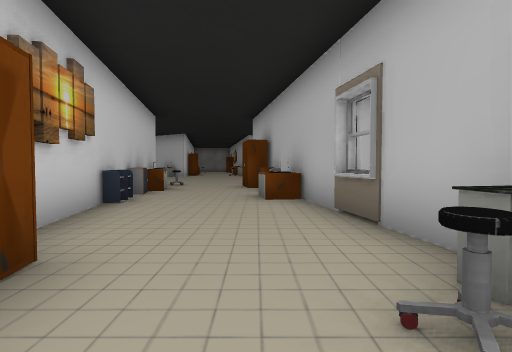
view 1 (above)

23 first-person views from a walk through a scene from a Unity 3-D project. The camera is 1.3 m above the floor, tilts 2° down and sees 80° across. The floor is counted in squares, 2 m on a side. Each view is taken from the middle of a square. On the plan, view 1 faces up. The plan holds only what a view shows up to about 10 squares ahead; the rest is blank. The place goes on beyond the plan. Some surface patterns are stand-ins.

view 2
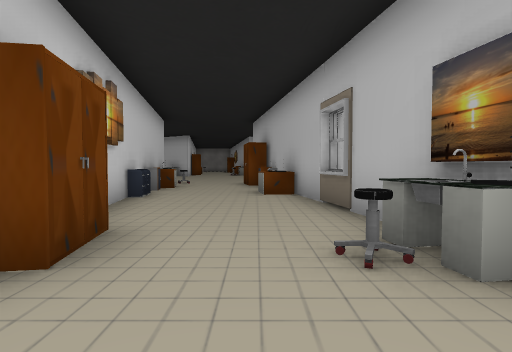

view 3
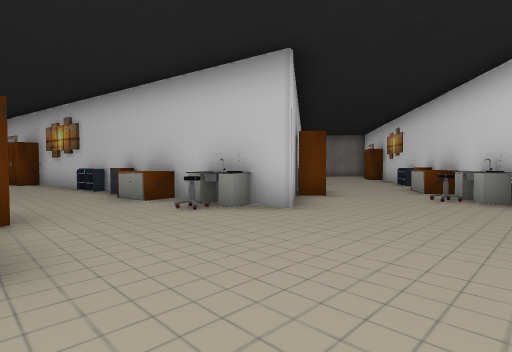

view 4
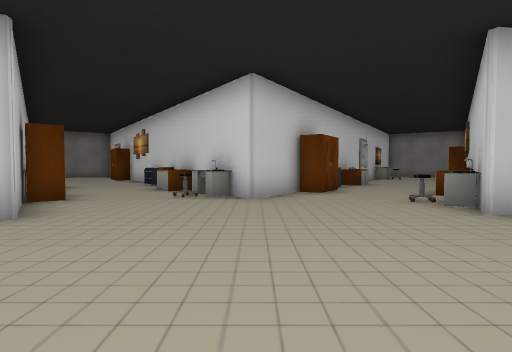

view 5
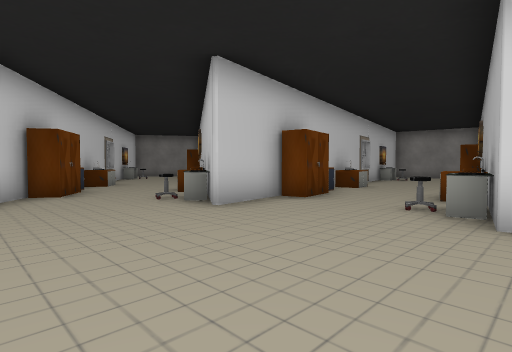

view 6
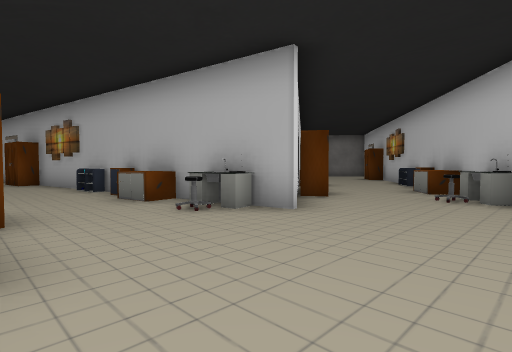

view 7
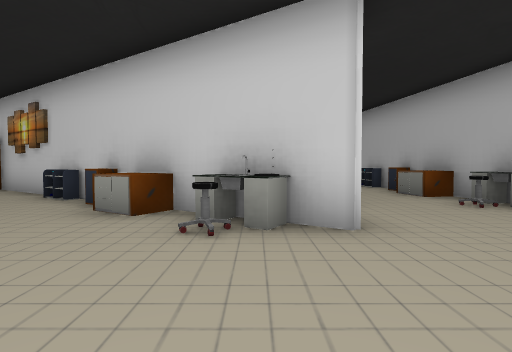

view 8
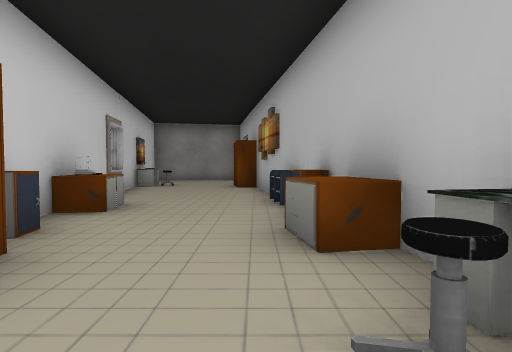

view 9
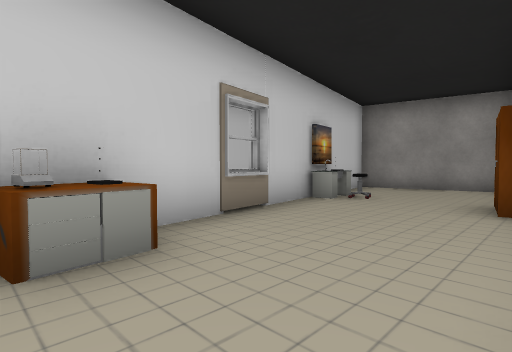

view 10
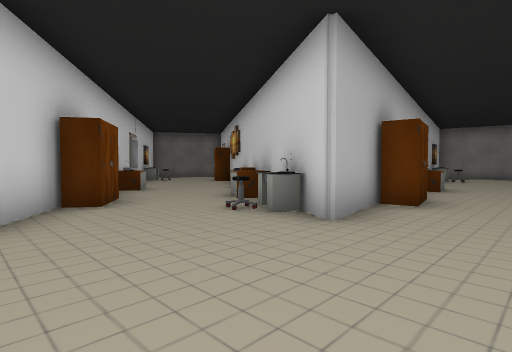

view 11
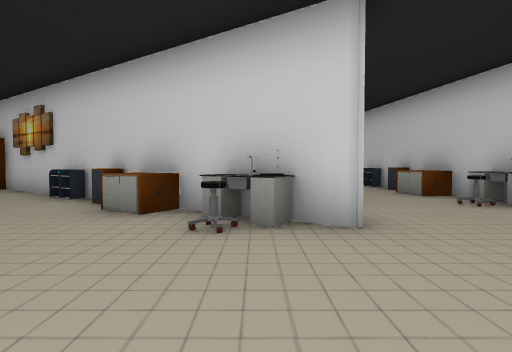

view 12
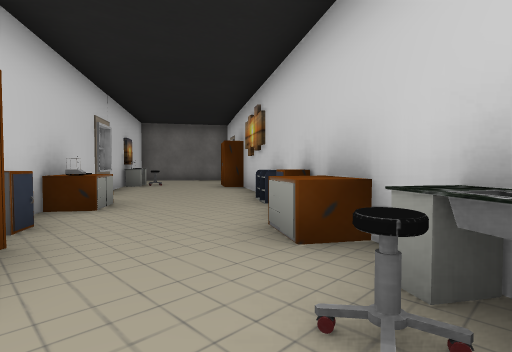

view 13
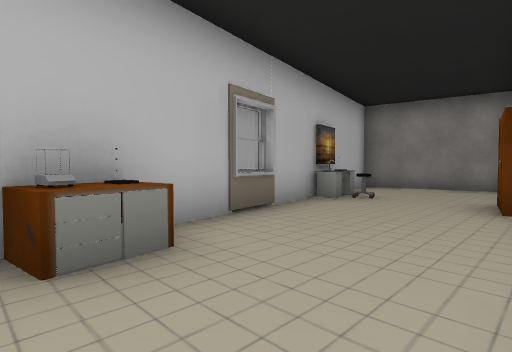

view 14
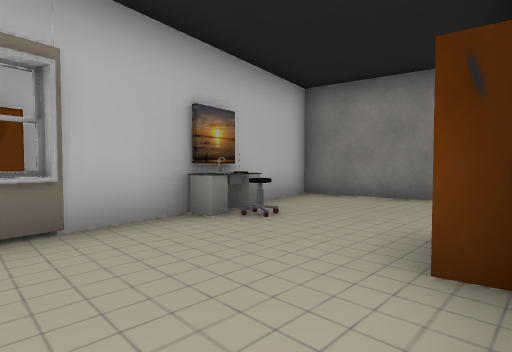

view 15
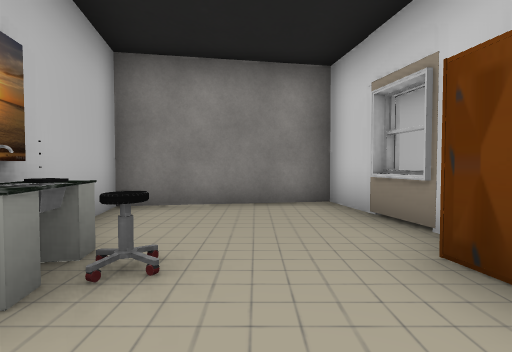

view 16
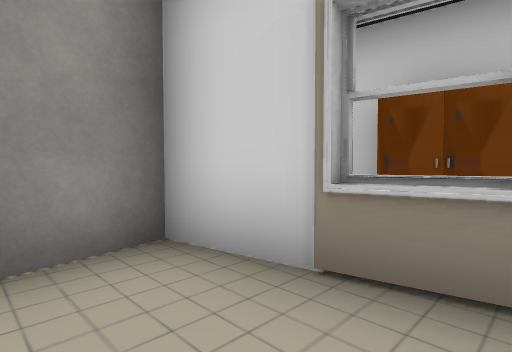

view 17
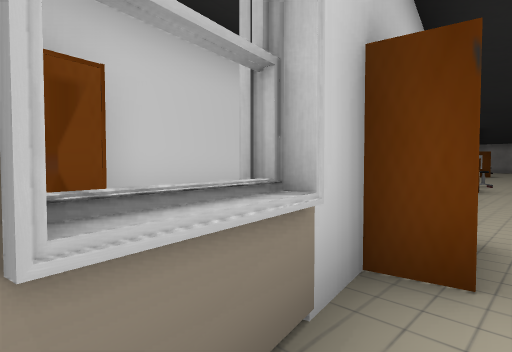

view 18
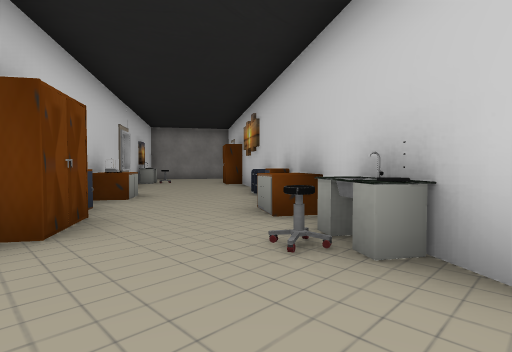

view 19
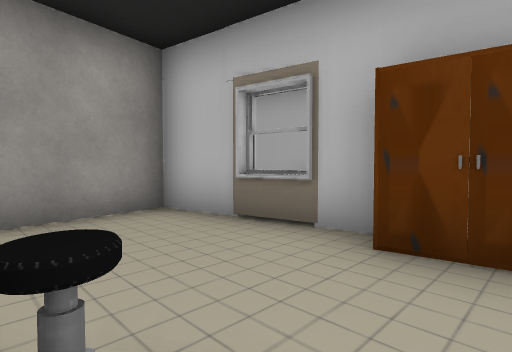

view 20
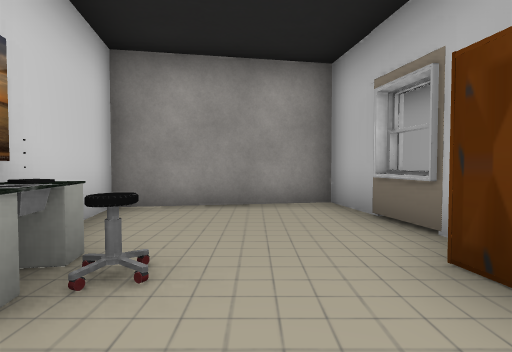

view 21
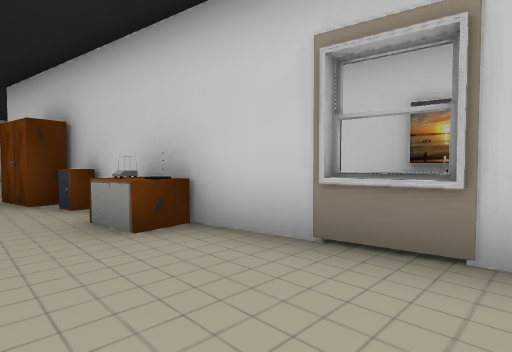

view 22
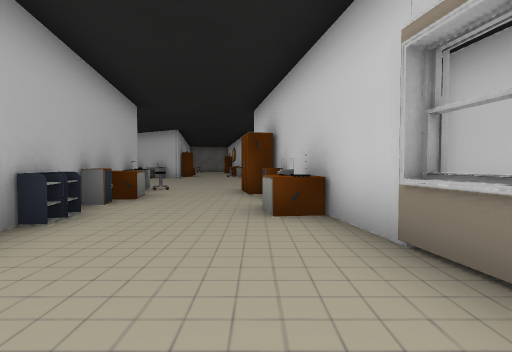

view 23
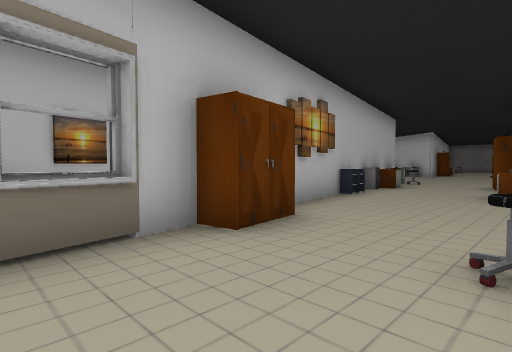

### Floor plan
Points are (right, up) in squares from view 1. A wall is a line through its corners. A room is listed if a view was taken in it or the views show most of it. See-through windows are left out.
Room 1 (views 1, 2, 3, 4, 5, 6, 8, 9, 10, 11, 12, 13, 14, 15, 16, 17, 18, 19, 20, 21, 22, 23)
walls: (-3.9, 11.1) (-3.6, 9.7); (-0.4, 17.7) (-0.9, 20.4); (-3.6, 9.6) (-3.4, 8.5); (-4.2, 18.4) (-3.9, 16.9); (3, 14.2) (2.2, 14.7); (2.7, 7.2) (2.3, 7.5); (-2.8, 5.6) (-2.1, 1.9); (-1.2, 22.4) (-1.8, 26.2); (1.2, 3.4) (1.7, 3.4) (1.6, 4.3) (1.1, 4.2); (-5.6, 24.6) (-5.1, 24.7); (2, 3.4) (1.8, 4.4); (-5.2, 25.5) (-5.7, 25.5); (-7.6, 25) (-7.1, 22); (-1.8, 0.4) (-1.2, -2.4) (2.2, -1.8) (-0.2, 11.9) (1, 11.1); (-2.2, 28) (-2.7, 31.3) (-6.2, 30.7) (-4.5, 20.2); (-1.6, 0) (-2.1, -0.1); (-2.5, 28.7) (-2.7, 29.8); (-2.4, 28.9) (-1.9, 29)
ways out: opening at (-5, 15.8) to room 2; opening at (-4.5, 12.5); opening at (1.3, 13); opening at (1.5, 16.5)
objects: other object (-6, 28) to (-5, 28); chair (-5, 13); chair (-5, 29); other object (-4, 19) to (-4, 20); box (-4, 21); other object (-4, 23); other object (-4, 28); other object (-3, 6); box (-3, 7); other object (-3, 8); other object (-3, 9); other object (-3, 10); chair (-3, 11); other object (-3, 24); other object (-2, 1); other object (-2, 5); other object (-2, 23); other object (-2, 27); other object (-1, 18); chair (-1, 19); other object (-1, 21); box (-1, 22); other object (0, 6); other object (0, 8); other object (0, 9); other object (1, 1); chair (1, 2); other object (1, 12)
Room 2 (view 7)
walls: (-7.7, 15.2) (-5.8, 13.9); (-3.9, 16.9) (-10.1, 21)
ways out: opening at (-5, 15.8) to room 1; opening at (-11, 19)
objects: other object (-11, 17); other object (-10, 17); other object (-10, 18); other object (-10, 20); box (-9, 16); other object (-9, 19); other object (-8, 16); box (-8, 19); other object (-7, 18); other object (-6, 17); chair (-5, 17); other object (-5, 18)

Where each view was taken, in squares from view 1:
view 1: 0 up, 0 right, facing up
view 2: 1 down, 0 right, facing up
view 3: 14 up, 0 right, facing down-left
view 4: 14 up, 0 right, facing left
view 5: 14 up, 0 right, facing up-left
view 6: 15 up, 4 left, facing up-right
view 7: 14 up, 5 left, facing up
view 8: 18 up, 2 left, facing up
view 9: 22 up, 2 left, facing up-left
view 10: 15 up, 2 left, facing down-right
view 11: 15 up, 1 right, facing down
view 12: 13 up, 1 right, facing down-right
view 13: 7 up, 2 left, facing down-right
view 14: 4 up, 2 left, facing down-right
view 15: 3 up, 0 right, facing down
view 16: 0 up, 0 right, facing down-left
view 17: 1 down, 1 left, facing up-left
view 18: 15 up, 4 left, facing up-left
view 19: 27 up, 5 left, facing up-right
view 20: 26 up, 4 left, facing up
view 21: 26 up, 3 left, facing down-left
view 22: 27 up, 4 left, facing down
view 23: 30 up, 5 left, facing down-right
